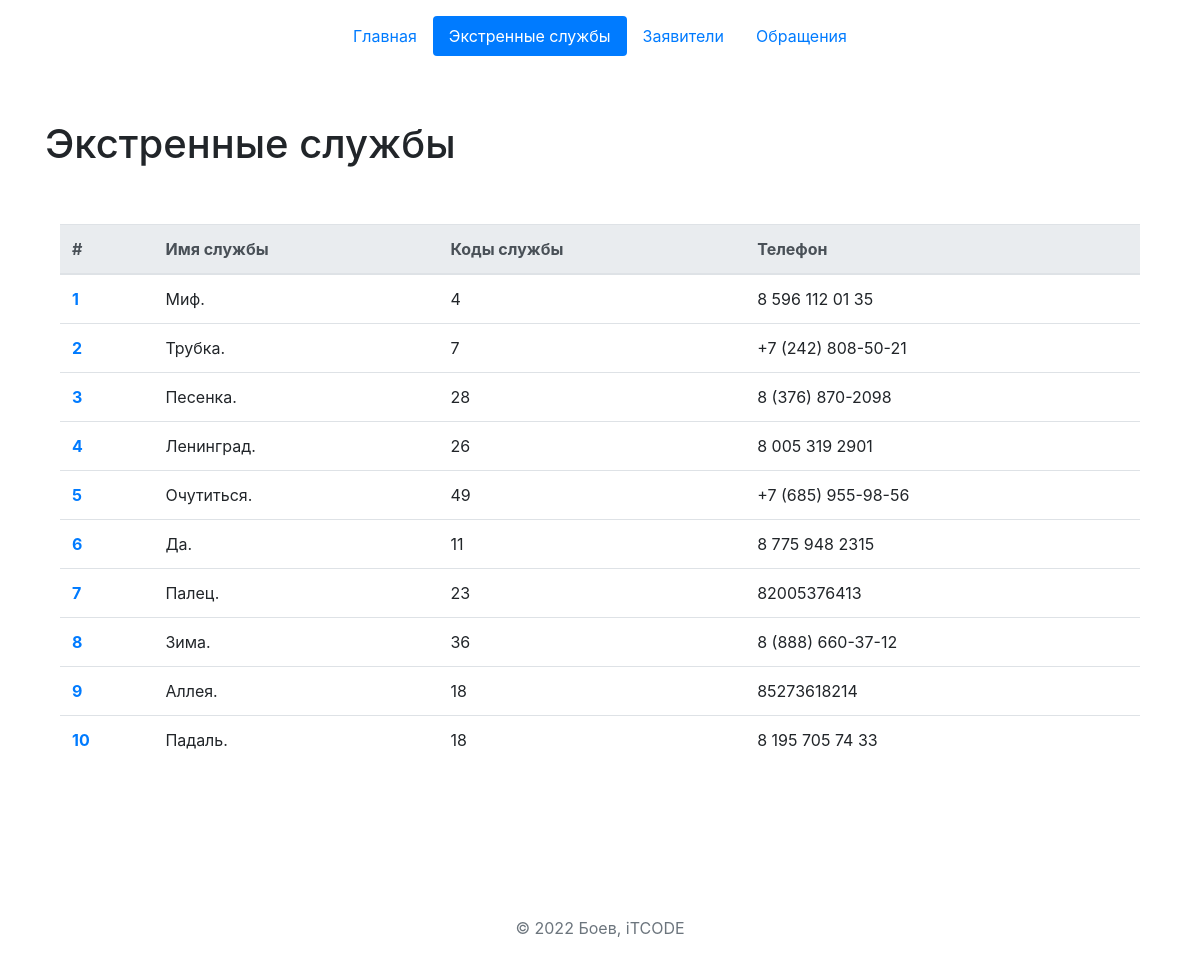
The app's page /models_1/ with its own data.
### emergency_request/models.py (models this page shows, shortened)
class EmergencyService(models.Model):
    service_name = models.CharField('Имя экстренной службы', max_length=255)
    service_code = models.CharField('Код экстренной службы', max_length=255)
    phone_number = models.CharField('Телефон экстренной службы', max_length=255)
    class Meta:
        verbose_name = 'Экстренная служба'
        verbose_name_plural = 'Экстренные службы'
        ordering = ('service_code',)

### emergency_request/views.py (the view)
# urls.py: path('models_1/', views.models_1, name='models_1'),
def models_1(request):
    emergencies = EmergencyService.objects.all().order_by('id')
    context = {
        'emergencies': emergencies,
        'navbar': 'models_1'}
    return render(request, 'emergency_request/models_1.html', context)

### emergency_request/templates/emergency_request/models_1.html (shortened to what this page needs)
{% extends 'base.html' %}
{% load emergency_extras %}
{% block nav %}
    {% include 'includes/nav_models.html' %}
{% endblock %}
{% block content %}
<div class="container py-5">
    <h1>
        Экстренные службы
    </h1>
    <div class="container py-5 align-items-center">
        {% if emergencies %}
        <table class="table">
            <thead class="thead-light col-md-5">
            <tr>
                <th scope="col">#</th>
                <th scope="col">Имя службы</th>
                <th scope="col">Коды службы</th>
                <th scope="col">Телефон</th>
            </tr>
            </thead>
            <tbody>
            {% for emergency in emergencies %}
            <tr>
                <th scope="row"><a href="{% url 'emergency_request:model_1' emergency.id %}">{{ emergency.id }}</a></th>
                <td>{{ emergency.service_name }}</td>
                <td>{{ emergency.service_code }}</td>
                <td>{{ emergency.phone_number }}</td>
            </tr>
            {% endfor %}
            </tbody>
        </table>
        {% else %}
            <p>Not available.</p>
        {% endif %}
    </div>
</div>
{% endblock content %}

### records on screen
EmergencyService: id "1", service_name "Миф.", service_code "4", phone_number "8 596 112 01 35"
EmergencyService: id "2", service_name "Трубка.", service_code "7", phone_number "+7 (242) 808-50-21"
EmergencyService: id "3", service_name "Песенка.", service_code "28", phone_number "8 (376) 870-2098"
EmergencyService: id "4", service_name "Ленинград.", service_code "26", phone_number "8 005 319 2901"
EmergencyService: id "5", service_name "Очутиться.", service_code "49", phone_number "+7 (685) 955-98-56"
EmergencyService: id "6", service_name "Да.", service_code "11", phone_number "8 775 948 2315"
EmergencyService: id "7", service_name "Палец.", service_code "23", phone_number "82005376413"
EmergencyService: id "8", service_name "Зима.", service_code "36", phone_number "8 (888) 660-37-12"
EmergencyService: id "9", service_name "Аллея.", service_code "18", phone_number "85273618214"
EmergencyService: id "10", service_name "Падаль.", service_code "18", phone_number "8 195 705 74 33"
